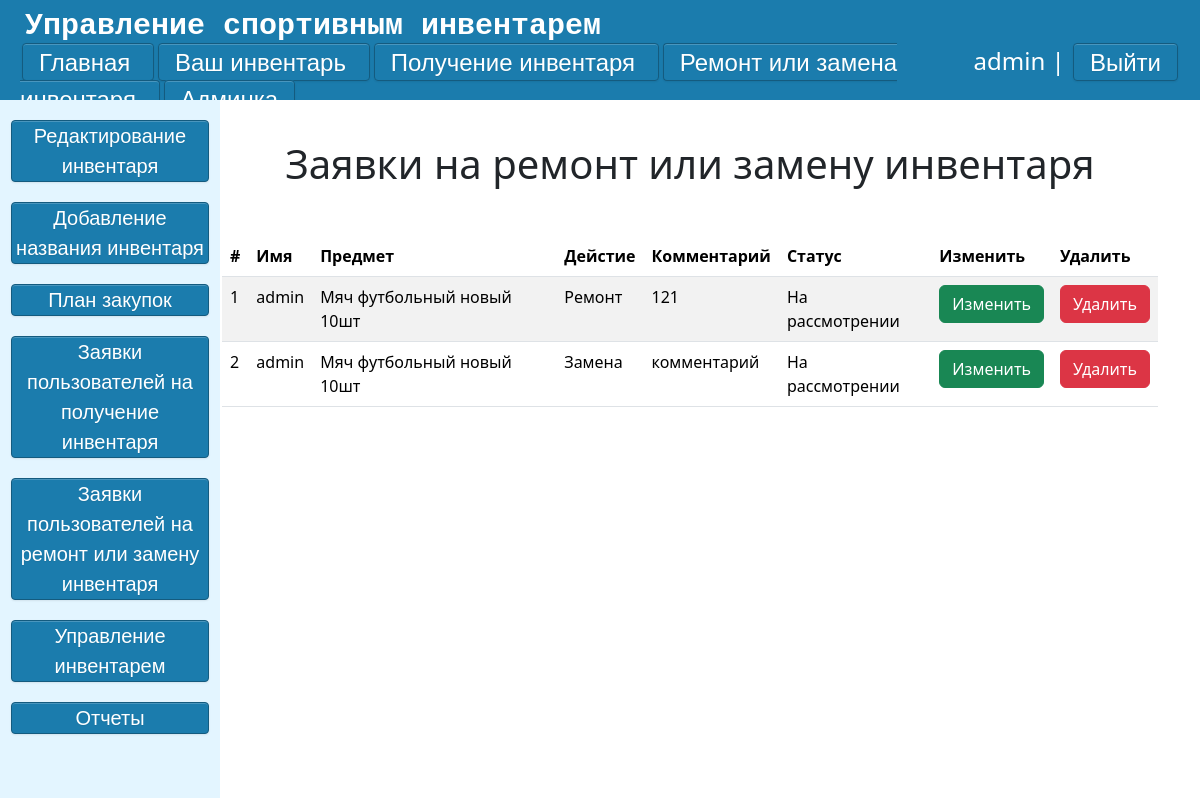
Screenshot of /console/request-for-repair-inventory/ (signed in) with the database file from the repository.
### main/models.py (models this page shows, shortened)
class Applications_repair(models.Model):
    CHOICES = {'Ремонт': 'Ремонт', 'Замена': 'Замена'}
    state = {'На рассмотрении': 'На рассмотрении', 'Выполнено': 'Выполнено', 'Отказано': 'Отказано'}
    username = models.CharField('Имя',max_length=100)
    Request = models.ForeignKey('Goods' ,on_delete=models.CASCADE,null=True,verbose_name='Предмет')
    Aim = models.CharField('Действие',choices=CHOICES,default='Ремонт',max_length=100)
    Comment = models.CharField('Комментарий', max_length=150)
    Status = models.CharField('Статус заявки',default='На рассмотрении', choices=state,max_length=100)
    class Meta:
        verbose_name = "Заявка на ремонт"
        verbose_name_plural  = "Заявки на ремонт"
    def get_absolute_url(self):
        return reverse("Update_Request_for_repair_inventory", kwargs={"post_id": self.id})
    def get_absolute_url_del(self):
        return reverse("Delete_Request_for_repair_inventory", kwargs={"post_id": self.id})

class Goods(models.Model):
    CONDITION_CHOICES = [
        ('новый', 'новый'),
        ('использованный', 'использованный'),
        ('сломанный', 'сломанный'),
    ]
    goods = models.ForeignKey('Goods_Names',on_delete=models.CASCADE,null=True,verbose_name='Предмет')
    count = models.IntegerField('Количество', default=1,validators=[MinValueValidator(1)])
    rented_count = models.IntegerField('Взято', default=0,validators=[MinValueValidator(0)])
    condition = models.CharField('Состояние', max_length=20, choices=CONDITION_CHOICES)
    created_at = models.DateTimeField('Добавлено', default=timezone.now)
    updated_at = models.DateTimeField('Обновлено', auto_now=True)
    class Meta:
        verbose_name = "Инвентарь"
        verbose_name_plural = "Инвентарь"
    def __str__(self):
        return f"{self.goods} {self.condition} {self.count-self.rented_count}шт"

class Goods_Names(models.Model):
    name_of_good = models.CharField('Название', max_length=30)
    def __str__(self):
        return self.name_of_good
    class Meta:
        verbose_name = "Название инвентаря"
        verbose_name_plural = "Названия инвентаря"

### main/views.py (the view)
# urls.py: path('console/request-for-repair-inventory/', views.Request_for_repair_inventory, name="Request_for_repair_inventory"),
def Request_for_repair_inventory(request):
    if request.user.is_superuser:
        a = (Applications_repair.objects.all())
        return render(request, 'admin/request_for_repair.html', {'a': a})
    else:
        return render(request, 'admin/Error.html')

### main/templates/admin/request_for_repair.html (shortened to what this page needs)
{% extends 'admin/admin-layout.html' %}
{% block script %}
    <link rel="stylesheet" href="https://cdn.jsdelivr.net/npm/flatpickr/dist/flatpickr.min.css">
{% endblock %}
{% block content %}
    <div class="admin-form-edit-inventory">
        <h1>Заявки на ремонт или замену инвентаря</h1>
        <div class="container mt-5">
                    <table  class="table table-striped">
                      <thead>
                        <tr>
                            <th>#</th>
                            <th>Имя</th>
                            <th>Предмет</th>
                            <th>Дейстие</th>
                            <th>Комментарий</th>
                            <th>Статус</th>
                            <th>Изменить</th>
                            <th>Удалить</th>
                        </tr>
                      </thead>
                      <tbody>
                      {% for el in a %}
                        <tr>
                            <td> {{ forloop.counter }}</td>
                            <td> {{el.username}}</td>
                            <td> {{el.Request}}</td>
                            <td> {{el.Aim }} </td>
                            <td> {{el.Comment}}</td>
                            <td> {{el.Status}}</td>
                            <td><a class="btn btn-success" href="{{el.get_absolute_url}}">Изменить</a></td>
                            <td><a class="btn btn-danger" href="{{ el.get_absolute_url_del }}">Удалить</a></td>
                        </tr>
                        {% endfor %}
                    </table>
        </div>
    </div>
{% endblock %}

### main/templates/admin/admin-layout.html (shortened to what this page needs)
{% load static %}
<!DOCTYPE html>
<html lang="ru">
<head>
    <link rel="stylesheet" href="https://cdn.jsdelivr.net/npm/bootstrap@5.3.2/dist/css/bootstrap.min.css">
    <link rel="stylesheet" href="{% static 'main/css/css.css' %}">
    <link rel="stylesheet" href="{% static 'main/css/buttons.css' %}">
    {% block script %}
    {% endblock script%}
</head>
<body>
    <div class = "back">
        <div class = 'top'>
                <div class="logo2"><samp>Управление спортивным инвентарем</samp></div>
                <div class = 'lower'>
                    <div class="left-shortcuts">
                        <a href="{% url 'main' %}" class = 'btn3'> Главная </a>
                        <a href="{% url 'my' %}" class = 'btn3'> Ваш инвентарь </a>
                        <a href="{% url 'application-get' %}" class = 'btn3'> Получение инвентаря </a>
                        <a href="{% url 'application-repair' %}" class = 'btn3'> Ремонт или замена инвентаря </a>
                        {% if request.user.is_superuser %}
                        <a href="{% url 'console' %}" class = 'btn3'> Админка </a>
                        {% endif %}
                    </div>
                    <div class="right-shortcuts">
                        {% if request.user.is_authenticated %}
                            <li class="last"> {{user.username}} | <a href="{% url 'logout' %}" class="btn3">Выйти</a></li>
                        {% else %}
                            <li class="last"><a href="register" class="btn3"> Регистрация</a>  <a href="login" class="btn3"> Войти </a></li>
                        {% endif %}
                    </div>
                </div>
        </div>
        <div class ="admin-content">
            <div class="side-bar">
                <a href="{% url 'edit_inventory' %}" class = 'btn4'> Редактирование инвентаря </a>
                <a href="{% url 'new_name_inventory' %}" class = 'btn4'> Добавление названия инвентаря </a>
                <a href="{% url 'purchase_plan' %}" class = 'btn4'> План закупок </a>
                <a href="{% url 'Request_for_receipt_inventory' %}" class = 'btn4'> Заявки пользователей на получение инвентаря</a>
                <a href="{% url 'Request_for_repair_inventory' %}" class = 'btn4'> Заявки пользователей на ремонт или замену инвентаря </a>
                <a href="{% url 'Inventory_management' %}" class = 'btn4'> Управление инвентарем </a>
                <a href="{% url 'history' %}" class = 'btn4'> Отчеты </a>
            </div>
            <div class="right-content">
                {% block content  %}
                {% endblock %}
            </div>
        </div>
    </div>
</body>
</html>

### main/static/main/css/css.css (style rules this page uses)
body { height: 100vh; width: 100vw; }
.top { display: grid; place-items: left; background: #1B7CAD; width: 100%; height: 100px; overflow: auto; }
.lower { display: grid; grid-template-columns: 80% 20%; padding: 10px width: 100%; padding-left: 20px; padding-right: 20px; font-size: 24px; margin-top: -6px; }
.back { height: 100%; width: 100%; overflow: auto; }
.logo2 { font-size: 30px; margin-left: 25px; font-weight: bold; color: #fff; }
.last { float:right; color: #fff; }
h1 { text-align: center; }
li { list-style-type: none; }
.side-bar { width: 220px; background: #e3f5ff; overflow: auto; font-size: 20px; }
.admin-content { display: grid; grid-template-columns: 210px 80vw; height: 87.3% }
.right-content { width: 100%; margin-top: 40px; margin-right: auto; margin-left: auto; overflow: auto; }

### main/static/main/css/buttons.css (style rules this page uses)
a.btn3 { border-radius: 4px; -webkit-box-shadow: inset 0 1px 0 rgba(255, 255, 255, 0.2), 0 1px 2px rgba(0, 0, 0, 0.08); -moz-box-shadow: inset 0 1px 0 rgba(255, 255, 255, 0.2), 0 1px 2px rgba(0, 0, 0, 0.08); box-shadow: inset 0 1px 0 rgba(255, 255, 255, 0.2), 0 1px 2px rgba(0, 0, 0, 0.08); color: #fff; width: auto; text-align: center; font-family: Arial, Helvetica, sans-serif; padding: 4.5px 16px; margin: 20px 2px; text-decoration: none; text-shadow: 0 1px 1px rgba(0, 0, 0, 0.075); -webkit-transition: background-color 0.1s linear; -moz-transition: background-color 0.1s linear; -o-transition: background-color 0.1s linear; transition: background-color 0.1s linear; background-color: rgb( 27, 124, 173 ); border: 1px solid rgb( 20, 91, 127 ); }
a.btn4 { border-radius: 4px; -webkit-box-shadow: inset 0 1px 0 rgba(255, 255, 255, 0.2), 0 1px 2px rgba(0, 0, 0, 0.08); -moz-box-shadow: inset 0 1px 0 rgba(255, 255, 255, 0.2), 0 1px 2px rgba(0, 0, 0, 0.08); box-shadow: inset 0 1px 0 rgba(255, 255, 255, 0.2), 0 1px 2px rgba(0, 0, 0, 0.08); color: #fff; display:block; width:90%; margin: 20px auto; text-align: center; font-family: Arial, Helvetica, sans-serif; text-decoration: none; text-shadow: 0 1px 1px rgba(0, 0, 0, 0.075); -webkit-transition: background-color 0.1s linear; -moz-transition: background-color 0.1s linear; -o-transition: background-color 0.1s linear; transition: background-color 0.1s linear; background-color: rgb( 27, 124, 173 ); border: 1px solid rgb( 20, 91, 127 ); }

### rows the page displays
Applications_repair: username "admin", Request "Мяч футбольный новый 10шт", Aim "Ремонт", Comment "121", Status "На рассмотрении"
Applications_repair: username "admin", Request "Мяч футбольный новый 10шт", Aim "Замена", Comment "комментарий", Status "На рассмотрении"

### other values shown
{{ user.username }} "admin"
